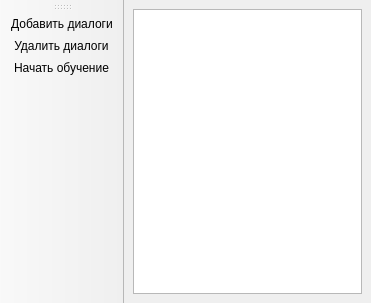
<?xml version="1.0" encoding="UTF-8"?>
<ui version="4.0">
 <class>MainWindow</class>
 <widget class="QMainWindow" name="MainWindow">
  <property name="geometry">
   <rect>
    <x>0</x>
    <y>0</y>
    <width>371</width>
    <height>303</height>
   </rect>
  </property>
  <property name="windowTitle">
   <string>Обучение Нейросети</string>
  </property>
  <widget class="QWidget" name="centralwidget">
   <layout class="QVBoxLayout" name="verticalLayout">
    <item>
     <widget class="QTableView" name="tableView"/>
    </item>
   </layout>
  </widget>
  <widget class="QToolBar" name="toolBar">
   <property name="windowTitle">
    <string>toolBar</string>
   </property>
   <attribute name="toolBarArea">
    <enum>LeftToolBarArea</enum>
   </attribute>
   <attribute name="toolBarBreak">
    <bool>false</bool>
   </attribute>
   <addaction name="act_Add"/>
   <addaction name="act_Del"/>
   <addaction name="act_Start"/>
  </widget>
  <action name="act_Add">
   <property name="icon">
    <iconset>
     <normaloff>../../pics/Add_Dialogs.png</normaloff>../../pics/Add_Dialogs.png</iconset>
   </property>
   <property name="text">
    <string>Добавить диалоги</string>
   </property>
   <property name="toolTip">
    <string>Добавить диалоги</string>
   </property>
  </action>
  <action name="act_Del">
   <property name="icon">
    <iconset>
     <normaloff>../../pics/Delete_dialog.png</normaloff>../../pics/Delete_dialog.png</iconset>
   </property>
   <property name="text">
    <string>Удалить диалоги</string>
   </property>
   <property name="toolTip">
    <string>Удалить диалоги</string>
   </property>
  </action>
  <action name="act_Start">
   <property name="icon">
    <iconset>
     <normaloff>../../pics/modelActivate.png</normaloff>../../pics/modelActivate.png</iconset>
   </property>
   <property name="text">
    <string>Начать обучение</string>
   </property>
   <property name="toolTip">
    <string>Начать обучение</string>
   </property>
  </action>
 </widget>
 <resources/>
 <connections/>
</ui>
